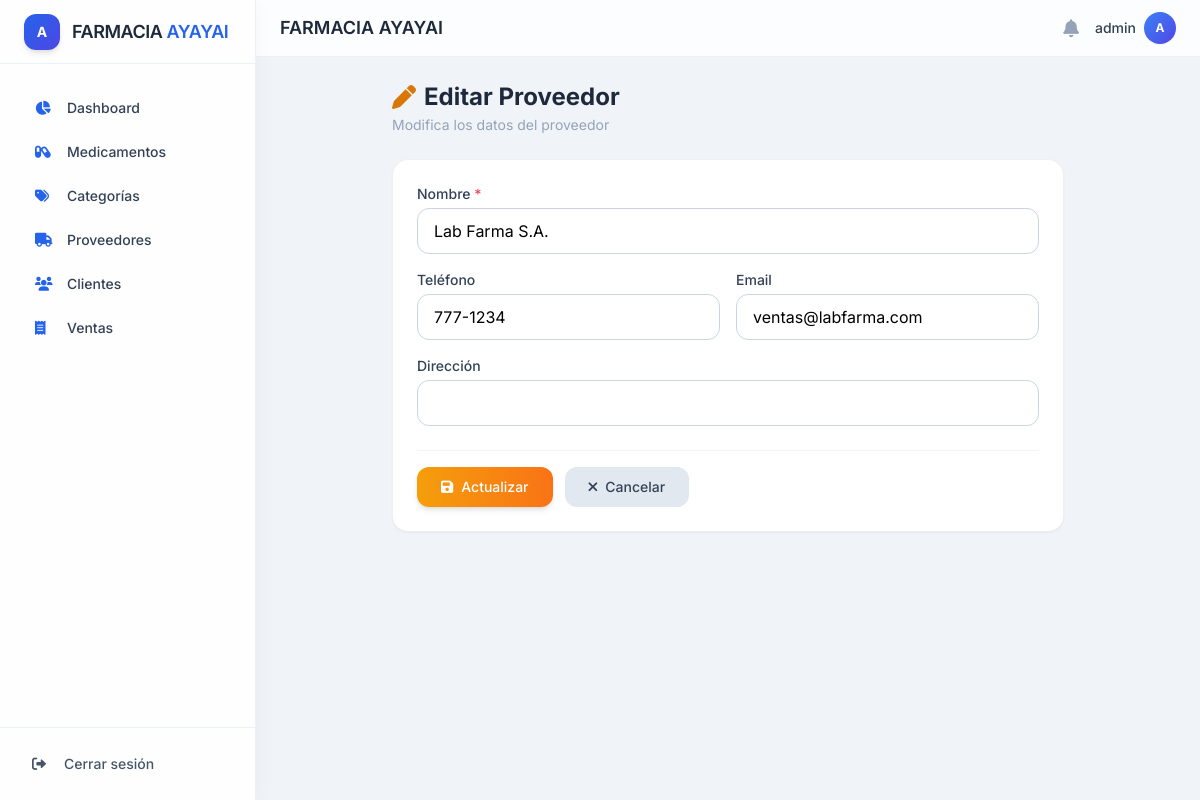
The page /proveedores/editar/1 (signed in) on the database its author committed.
### app/models.py (models this page shows, shortened)
class Usuario(UserMixin, db.Model):
    __tablename__ = 'usuarios'
    id = db.Column(db.Integer, primary_key=True)
    username = db.Column(db.String(100), unique=True, nullable=False)
    password_hash = db.Column(db.String(200), nullable=False)
    rol_id = db.Column(db.Integer, db.ForeignKey('roles.id'), nullable=False)

class Proveedor(db.Model):
    __tablename__ = 'proveedores'
    id = db.Column(db.Integer, primary_key=True)
    nombre = db.Column(db.String(100), nullable=False)
    telefono = db.Column(db.String(20))
    email = db.Column(db.String(100))
    direccion = db.Column(db.String(200))

### app/routes.py (the view, shortened to what this page needs)
@bp.route('/proveedores/editar/<int:id>', methods=['GET', 'POST'])
@login_required
def proveedores_editar(id):
    from app.models import Proveedor
    proveedor = Proveedor.query.get_or_404(id)
    return render_template('proveedores/editar.html', proveedor=proveedor)

### app/__init__.py (called while the page is built)
@login_manager.user_loader
def load_user(user_id):
    from app.models import Usuario
    return Usuario.query.get(int(user_id))

### app/templates/proveedores/editar.html
{% extends "base.html" %}
{% block content %}
<div class="max-w-2xl mx-auto">
    <div class="mb-6">
        <h2 class="text-2xl font-bold text-slate-800 flex items-center gap-2">
            <i class="fas fa-pen text-amber-600"></i> Editar Proveedor
        </h2>
        <p class="text-sm text-slate-400 mt-0.5">Modifica los datos del proveedor</p>
    </div>
    <div class="bg-white rounded-2xl shadow-sm border border-slate-200/60 p-6">
        <form method="POST">
            <div class="grid grid-cols-1 md:grid-cols-2 gap-4">
                <div class="md:col-span-2">
                    <label class="block text-sm font-medium text-slate-700 mb-1">Nombre <span class="text-rose-500">*</span></label>
                    <input type="text" name="nombre" value="{{ proveedor.nombre }}" class="w-full px-4 py-2.5 rounded-xl border border-slate-300 focus:border-blue-500 focus:ring-2 focus:ring-blue-200 transition" required>
                </div>
                <div>
                    <label class="block text-sm font-medium text-slate-700 mb-1">Teléfono</label>
                    <input type="text" name="telefono" value="{{ proveedor.telefono }}" class="w-full px-4 py-2.5 rounded-xl border border-slate-300 focus:border-blue-500 focus:ring-2 focus:ring-blue-200 transition">
                </div>
                <div>
                    <label class="block text-sm font-medium text-slate-700 mb-1">Email</label>
                    <input type="email" name="email" value="{{ proveedor.email }}" class="w-full px-4 py-2.5 rounded-xl border border-slate-300 focus:border-blue-500 focus:ring-2 focus:ring-blue-200 transition">
                </div>
                <div class="md:col-span-2">
                    <label class="block text-sm font-medium text-slate-700 mb-1">Dirección</label>
                    <input type="text" name="direccion" value="{{ proveedor.direccion }}" class="w-full px-4 py-2.5 rounded-xl border border-slate-300 focus:border-blue-500 focus:ring-2 focus:ring-blue-200 transition">
                </div>
            </div>
            <div class="flex flex-wrap gap-3 mt-6 pt-4 border-t border-slate-100">
                <button type="submit" class="inline-flex items-center gap-2 bg-gradient-to-r from-amber-500 to-orange-500 hover:from-amber-600 hover:to-orange-600 text-white px-6 py-2.5 rounded-xl text-sm font-medium shadow-md hover:shadow-lg transition-all duration-200">
                    <i class="fas fa-save"></i> Actualizar
                </button>
                <a href="{{ url_for('main.proveedores_listar') }}" class="inline-flex items-center gap-2 bg-slate-200 hover:bg-slate-300 text-slate-700 px-6 py-2.5 rounded-xl text-sm font-medium transition">
                    <i class="fas fa-times"></i> Cancelar
                </a>
            </div>
        </form>
    </div>
</div>
{% endblock %}

### app/templates/base.html (shortened to what this page needs)
<!DOCTYPE html>
<html lang="es">
<head>
    <script src="https://cdn.tailwindcss.com"></script>
    <link rel="stylesheet" href="https://cdnjs.cloudflare.com/ajax/libs/font-awesome/6.0.0-beta3/css/all.min.css" />
</head>
<body>
<aside class="fixed inset-y-0 left-0 z-50 w-64 bg-white/90 backdrop-blur-md shadow-soft border-r border-slate-200/60 hidden md:flex flex-col">
    <div class="flex items-center gap-3 px-6 h-16 border-b border-slate-200/60">
        <div class="h-9 w-9 rounded-xl bg-gradient-to-br from-blue-600 to-indigo-600 flex items-center justify-center text-white font-bold text-sm shadow-md">A</div>
        <span class="text-lg font-semibold text-slate-800 tracking-tight">FARMACIA <span class="text-blue-600">AYAYAI</span></span>
    </div>
    <nav class="flex-1 overflow-y-auto py-6 px-4 space-y-1">
        <a href="/dashboard" class="sidebar-link active flex items-center gap-3 px-4 py-2.5 rounded-lg text-slate-700 text-sm font-medium"><i class="fas fa-chart-pie w-5 text-blue-600"></i> Dashboard</a>
        <a href="/medicamentos" class="sidebar-link flex items-center gap-3 px-4 py-2.5 rounded-lg text-slate-700 text-sm font-medium"><i class="fas fa-capsules w-5 text-blue-600"></i> Medicamentos</a>
        <a href="/categorias" class="sidebar-link flex items-center gap-3 px-4 py-2.5 rounded-lg text-slate-700 text-sm font-medium"><i class="fas fa-tags w-5 text-blue-600"></i> Categorías</a>
        <a href="/proveedores" class="sidebar-link flex items-center gap-3 px-4 py-2.5 rounded-lg text-slate-700 text-sm font-medium"><i class="fas fa-truck w-5 text-blue-600"></i> Proveedores</a>
        <a href="/clientes" class="sidebar-link flex items-center gap-3 px-4 py-2.5 rounded-lg text-slate-700 text-sm font-medium"><i class="fas fa-users w-5 text-blue-600"></i> Clientes</a>
        <a href="/ventas" class="sidebar-link flex items-center gap-3 px-4 py-2.5 rounded-lg text-slate-700 text-sm font-medium"><i class="fas fa-receipt w-5 text-blue-600"></i> Ventas</a>
    </nav>
    <div class="border-t border-slate-200/60 p-4">
        <a href="/logout" class="flex items-center gap-3 px-4 py-2.5 rounded-lg text-slate-600 hover:bg-red-50 hover:text-red-600 transition text-sm font-medium"><i class="fas fa-sign-out-alt w-5"></i> Cerrar sesión</a>
    </div>
</aside>
<div class="flex-1 md:ml-64 min-h-screen">
    <header class="sticky top-0 z-40 bg-white/80 backdrop-blur-sm border-b border-slate-200/60 px-6 py-3 flex items-center justify-between">
        <div class="flex items-center gap-4">
            <h2 class="text-lg font-semibold text-slate-800">FARMACIA AYAYAI</h2>
        </div>
        <div class="flex items-center gap-4">
            <i class="fas fa-bell text-slate-400 hover:text-slate-600 cursor-pointer transition text-lg"></i>
            <div class="flex items-center gap-2">
                <span class="text-sm font-medium text-slate-700 hidden sm:block">{{ current_user.username }}</span>
                <div class="h-8 w-8 rounded-full bg-gradient-to-br from-blue-500 to-indigo-600 flex items-center justify-center text-white text-xs font-bold shadow-sm">A</div>
            </div>
        </div>
    </header>
    <main class="p-6">
        {% block content %}{% endblock %}
    </main>
</div>
</body>
</html>

### app/templates/base.html (style rules this page uses)
* { font-family: 'Inter', sans-serif; }
body { background: #f0f4f8; }
.sidebar-link { transition: all 0.2s ease; border-left: 3px solid transparent; }
.shadow-soft { box-shadow: 0 4px 20px rgba(0,0,0,0.04); }

### rows shown on the page
Usuario: username "admin"
Proveedor: nombre "Lab Farma S.A.", telefono "777-1234", email "ventas@labfarma.com"
